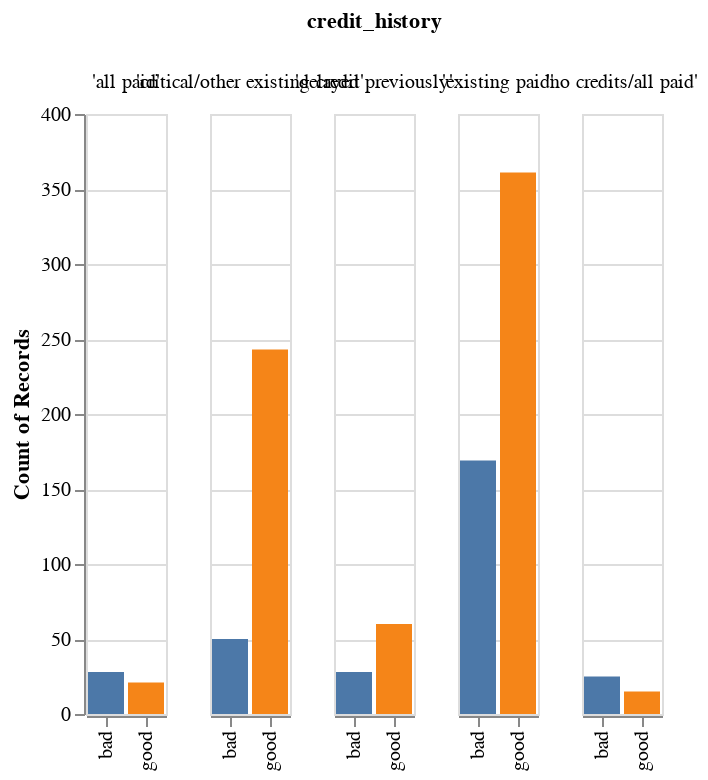

The cell this chart's notebook holds for it:
### Code cell
alt.Chart(credit_g).mark_bar().encode(x = alt.X('class:N', title = None), 
                                         y = 'count(credit_history):Q', 
                                         color = alt.Color('class:N', legend = None),
                                         column = 'credit_history:O')

### Figure 1 — Vega-Lite specification as saved in the notebook (floating-point values rounded to 4 significant figures; data arrays with more than 128 entries replaced by an {"elided": "..."} marker saying what was removed)
{"config": {"view": {"continuousWidth": 400, "continuousHeight": 300}}, "data": {"name": "data-76c886512999857a2c6a0559faaa0c09"}, "mark": "bar", "encoding": {"color": {"type": "nominal", "field": "class", "legend": null}, "column": {"type": "ordinal", "field": "credit_history"}, "x": {"type": "nominal", "field": "class", "title": null}, "y": {"type": "quantitative", "aggregate": "count", "field": "credit_history"}}, "$schema": "https://vega.github.io/schema/vega-lite/v4.8.1.json", "datasets": {"data-76c886512999857a2c6a0559faaa0c09": {"elided": "1000 records"}}}
